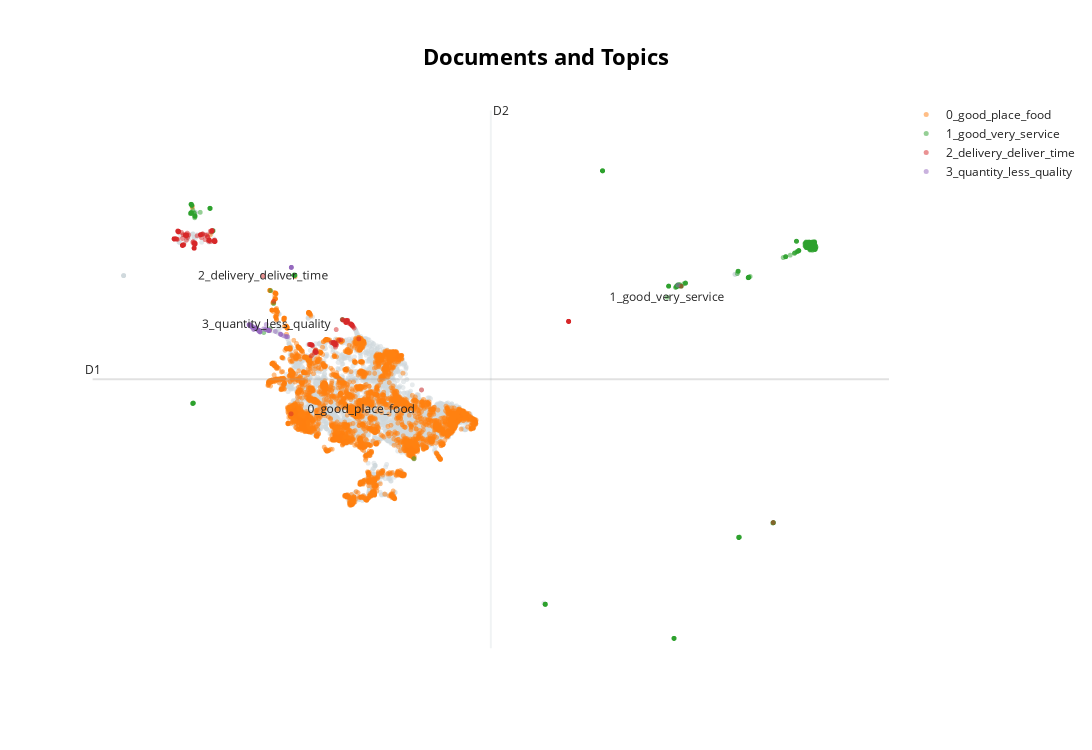

The code cell stored with this chart in its notebook:
### Code cell
topic_model.visualize_documents(docs)

### Figure 1 — Plotly figure (JSON) as saved in the notebook; plotly's stock layout.template omitted (floating-point values rounded to 4 significant figures; data arrays with more than 128 entries replaced by an {"elided": "..."} marker saying what was removed)
{"data": [{"hoverinfo": "text", "hovertext": {"elided": "4134 str values"}, "marker": {"color": "#CFD8DC", "opacity": 0.5, "size": 5}, "mode": "markers+text", "name": "other", "showlegend": false, "type": "scattergl", "x": {"elided": "4134 float values"}, "y": {"elided": "4134 float values"}}, {"hoverinfo": "text", "hovertext": {"elided": "4641 str values"}, "marker": {"opacity": 0.5, "size": 5}, "mode": "markers+text", "name": "0_good_place_food", "text": {"elided": "4641 str values"}, "textfont": {"size": 12}, "type": "scattergl", "x": {"elided": "4641 float values"}, "y": {"elided": "4641 float values"}}, {"hoverinfo": "text", "hovertext": {"elided": "638 str values"}, "marker": {"opacity": 0.5, "size": 5}, "mode": "markers+text", "name": "1_good_very_service", "text": {"elided": "638 str values"}, "textfont": {"size": 12}, "type": "scattergl", "x": {"elided": "638 float values"}, "y": {"elided": "638 float values"}}, {"hoverinfo": "text", "hovertext": {"elided": "319 str values"}, "marker": {"opacity": 0.5, "size": 5}, "mode": "markers+text", "name": "2_delivery_deliver_time", "text": {"elided": "319 str values"}, "textfont": {"size": 12}, "type": "scattergl", "x": {"elided": "319 float values"}, "y": {"elided": "319 float values"}}, {"hoverinfo": "text", "hovertext": ["2 time item miss", "like proportionality", "very less quantity", "avg", "very poor", "quantity less", "reduced quantity hope get back old time", "quantity less", "nice good quality but detail not mention", "very poor quality", "little less quantity", "super poor qualityalso quantity not all justifiedneed quick check thislearn something counter vendor mainland china chinese pavillionsad never order also never suggest anyone order lot scope improvement", "average", "very less quantity", "average", "one piece miss", "less quantity", "very less quantitynot value price", "quantity less", "quantity very less compare previous order", "no quality", "poor", "bad quality piece", "low quality", "extremely bad quality", "average very less piece", "poor quality", "not value money", "average", "not all worth money spend", "less quantity", "quantity starter", "quantity less", "bad quality", "less quantity high rate", "very poor", "quantity very low", "reduce quantity lot", "expect qty slightly low", "theyre degrade quality mandi day day really need take look improve quality quantity piece instead increase price menu", "quantity give less plate not worth price all", "low quality", "overprice", "quantity very low", "average", "okay look price", "worth money", "very low quantity price", "quantity less but quality good", "quantity very less", "need improve quality", "service quantity suck service quantity suck service quantity suck service quantity suck service quantity suck", "quantity quality need improve", "expect large piece", "lemonade spill less half quantity", "small piece time", "less quantity", "whats difference small medium large total waste money would never recommend anybody ever try place total waste", "less quantity less piece make improvetaste nice", "quantity starter less", "poor quality", "quantity less", "quantity less", "less quantity", "quantity less", "good good quantity little less", "say medium but look like small", "say thali but not adequate quantity", "less peace", "bad quality", "rates high quantity less", "less quantity give", "item miss", "less choka provide", "very very expensive not value money", "worth", "low quality quantity", "super starter like very much", "quantity not worth money", "less quantity", "very less quantity", "not value money all less quantity very much price", "quantity very low", "price worthy", "biriyani quantity less", "didnt like quality seems like store", "less quantity", "size small", "quantity very lessquality wise good taste avg", "less quantity", "quantity less", "no quality haleem", "improve quantity", "price high desert", null], "marker": {"opacity": 0.5, "size": 5}, "mode": "markers+text", "name": "3_quantity_less_quality", "text": ["", "", "", "", "", "", "", "", "", "", "", "", "", "", "", "", "", "", "", "", "", "", "", "", "", "", "", "", "", "", "", "", "", "", "", "", "", "", "", "", "", "", "", "", "", "", "", "", "", "", "", "", "", "", "", "", "", "", "", "", "", "", "", "", "", "", "", "", "", "", "", "", "", "", "", "", "", "", "", "", "", "", "", "", "", "", "", "", "", "", "", "", "", "", "3_quantity_less_quality"], "textfont": {"size": 12}, "type": "scattergl", "x": [-1.864, -3.211, -3.23, -1.671, -2.62, -3.466, -3.485, -3.465, 14.89, -2.649, -3.465, -2.736, -1.673, -3.219, -1.673, -1.913, -3.463, -3.067, -3.472, -3.217, -2.644, -2.615, -2.642, -2.677, -2.653, -1.673, -2.629, -3.049, -1.673, -3.036, -3.471, -3.272, -3.467, -2.649, -3.374, -2.624, -3.057, -3.46, -2.359, -2.638, -3.109, -2.637, -3.013, -3.046, -1.673, -3.027, -3.033, -3.035, -3.158, -3.218, -2.657, -3.38, -2.86, -2.149, -3.238, -2.01, -3.463, -3.18, -3.461, -3.366, -2.643, -3.463, -3.466, -3.46, -3.466, -3.425, -2.126, -3.06, -3.422, -2.648, -3.336, -3.466, -1.828, -3.466, -3.041, -3.033, -2.79, -3.293, -3.06, -3.458, -3.21, -3.06, -3.047, -3.031, -3.437, -2.644, -3.458, -2.117, -3.222, -3.456, -3.465, -2.643, -3.448, -3.009, -2.747], "y": [11.5, 11.9, 11.92, 14.87, 11.79, 12.06, 12.08, 12.06, 14.01, 11.8, 12.06, 11.84, 14.87, 11.91, 14.87, 11.5, 12.06, 11.79, 12.07, 11.92, 11.81, 11.79, 11.8, 11.83, 11.79, 14.87, 11.8, 11.76, 14.87, 11.75, 12.08, 11.86, 12.06, 11.8, 12.0, 11.79, 11.8, 12.06, 11.75, 11.81, 11.82, 11.79, 11.73, 11.79, 14.87, 11.75, 11.75, 11.76, 11.92, 11.91, 11.82, 12.04, 11.88, 11.63, 11.92, 11.54, 12.06, 11.91, 12.07, 11.95, 11.8, 12.06, 12.06, 12.06, 12.06, 12.04, 11.6, 11.8, 12.02, 11.8, 11.98, 12.06, 11.49, 12.06, 11.76, 11.75, 11.84, 11.85, 11.78, 12.06, 11.9, 11.78, 11.79, 11.75, 12.03, 11.81, 12.06, 11.6, 11.92, 12.06, 12.06, 11.81, 12.06, 11.73, 12.09]}], "layout": {"annotations": [{"showarrow": false, "text": "D1", "x": -10.19, "y": 9.414, "yshift": 10}, {"showarrow": false, "text": "D2", "x": 6.872, "xshift": 10, "y": 22.51}], "height": 750, "shapes": [{"line": {"color": "#CFD8DC", "width": 2}, "type": "line", "x0": 6.872, "x1": 6.872, "y0": -3.685, "y1": 22.51}, {"line": {"color": "#9E9E9E", "width": 2}, "type": "line", "x0": -10.19, "x1": 23.93, "y0": 9.414, "y1": 9.414}], "title": {"font": {"color": "Black", "size": 22}, "text": "<b>Documents and Topics</b>", "x": 0.5, "xanchor": "center", "yanchor": "top"}, "width": 1200, "xaxis": {"visible": false}, "yaxis": {"visible": false}}}
